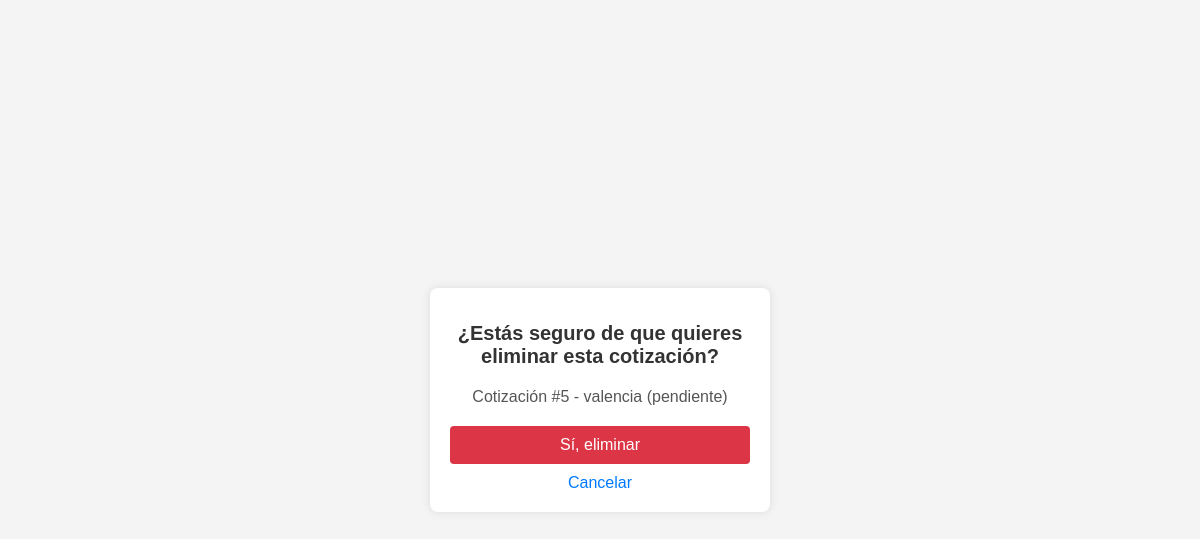
Screenshot of /cotizaciones/eliminar/5/ (signed in) with the database file from the repository.
### cotizaciones/models.py (models this page shows, shortened)
class Cotizacion(models.Model):
    ESTADO_CHOICES = [
        ('pendiente', 'Pendiente'),
        ('aceptada', 'Aceptada'),
        ('rechazada', 'Rechazada'),
    ]
    usuario = models.ForeignKey(User, on_delete=models.CASCADE)
    cliente = models.ForeignKey(Cliente, on_delete=models.CASCADE)
    fecha_emision = models.DateField(auto_now_add=True)  # Fecha de emisión
    fecha_vencimiento = models.DateField(default=timezone.now)  # Fecha de vencimiento
    condiciones_pago = models.CharField(max_length=255, blank=True, null=True)  # Condiciones de pago
    estado = models.CharField(max_length=10, choices=ESTADO_CHOICES, default='pendiente')
    subtotal = models.DecimalField(max_digits=10, decimal_places=2, default=0)  # Subtotal
    impuestos = models.DecimalField(max_digits=10, decimal_places=2, default=0)  # Impuestos
    descuentos = models.DecimalField(max_digits=10, decimal_places=2, default=0)  # Descuentos
    total = models.DecimalField(max_digits=10, decimal_places=2, default=0)  # Total
    condiciones_adicionales = models.TextField(blank=True, null=True)  # Condiciones adicionales
    porcentaje_impuestos = models.DecimalField(max_digits=5, decimal_places=2, default=0)  # Porcentaje de impuestos
    porcentaje_descuentos = models.DecimalField(max_digits=5, decimal_places=2, default=0)  # Porcentaje de descuentos

class Cliente(models.Model):
    usuario = models.ForeignKey(User, on_delete=models.CASCADE, null=True, blank=True)
    nombre = models.CharField(max_length=255)
    direccion = models.TextField(blank=True, null=True)  # Nueva dirección del cliente
    telefono = models.CharField(max_length=15, blank=True, null=True)
    email = models.EmailField(unique=True)

### cotizaciones/views.py (the view)
# urls.py: path('eliminar/<int:cotizacion_id>/', eliminar_cotizacion, name='eliminar_cotizacion'),
@login_required
def eliminar_cotizacion(request, cotizacion_id):
    cotizacion = get_object_or_404(Cotizacion, id=cotizacion_id, usuario=request.user)
    if request.method == 'POST':
        cotizacion.delete()
        return redirect('lista_cotizaciones')
    return render(request, 'cotizaciones/confirmar_eliminar_cotizacion.html', {'cotizacion': cotizacion})

### cotizaciones/templates/cotizaciones/confirmar_eliminar_cotizacion.html (shortened to what this page needs)
<!DOCTYPE html>
<html lang="es">
<head>
</head>
<body>
<div class="confirmation-container">
    <h1>¿Estás seguro de que quieres eliminar esta cotización?</h1>
    <p>Cotización #{{ cotizacion.id }} - {{ cotizacion.cliente.nombre }} ({{ cotizacion.estado }})</p>
    <form method="post">
        <button type="submit" class="btn btn-danger">Sí, eliminar</button>
        <a href="{% url 'lista_cotizaciones' %}" class="btn btn-cancelar">Cancelar</a>
    </form>
</div>
</body>
</html>

### cotizaciones/templates/cotizaciones/confirmar_eliminar_cotizacion.html (style rules this page uses)
body { font-family: Arial, sans-serif; background-color: #f4f4f4; margin: 0; padding: 0; display: flex; justify-content: center; align-items: center; height: 100vh; }
.confirmation-container { background-color: #fff; padding: 20px; border-radius: 8px; box-shadow: 0 0 10px rgba(0, 0, 0, 0.1); width: 300px; text-align: center; }
h1 { font-size: 20px; margin-bottom: 20px; color: #333; }
p { margin-bottom: 20px; color: #555; }
button { background-color: #dc3545; color: #fff; border: none; padding: 10px 15px; border-radius: 4px; cursor: pointer; font-size: 16px; width: 100%; margin-bottom: 10px; }
a { color: #007bff; text-decoration: none; }

### rows the page displays
Cotizacion: id "5", cliente.nombre "valencia", estado "pendiente"
